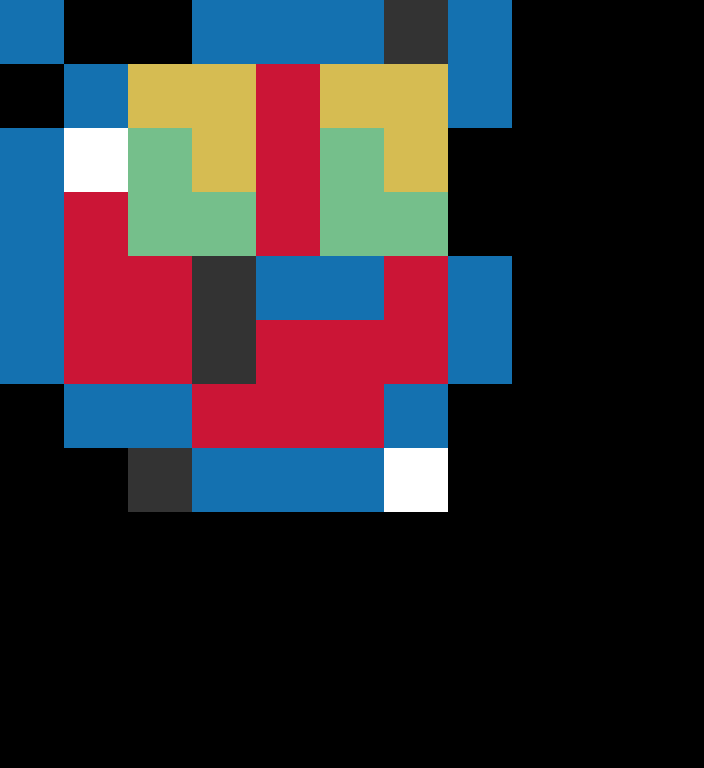

A 2D game scene composited from a Tiled map and its tileset images. What follows is a short description and the map's XML, with every tile layer's data as written:
An orthogonal 11x12 tile map with 64x64 px tiles, 4 tile layers (Level 0, Heart, Bear, Stress Level).

<map version="1.5" tiledversion="1.7.2" orientation="orthogonal" renderorder="right-down" width="11" height="12" tilewidth="64" tileheight="64" infinite="0" nextlayerid="34" nextobjectid="1">
 <editorsettings>
  <export target="../../../www/data/how-to-play/how-to-play-medium.json" format="json" />
 </editorsettings>
 <properties>
    <property name="coverID" type="int" value="0" />
  <property name="sectionName" value="Generation 2" />
 </properties>
 <tileset firstgid="1" source="../tilesets/spadersTileset.tsx" />
 <layer id="30" name="Level 0" width="11" height="12">
  <properties>
   <property name="i" type="int" value="7" />
   <property name="j" type="int" value="10" />
   <property name="startI" type="int" value="0" />
   <property name="startJ" type="int" value="0" />
   <property name="tier" type="int" value="0" />
  </properties>
  <data encoding="csv">
0,0,0,10,10,9,10,0,0,0,0,
0,0,10,9,9,10,0,0,0,0,0,
0,0,10,9,10,0,0,0,0,0,0,
0,10,9,9,9,10,0,0,0,0,0,
0,10,3,3,3,10,0,0,0,0,0,
0,0,10,3,10,0,0,0,0,0,0,
0,0,10,3,10,0,0,0,0,0,0,
0,0,10,10,10,0,0,0,0,0,0,
0,0,0,0,0,0,0,0,0,0,0,
0,0,0,0,0,0,0,0,0,0,0,
0,0,0,0,0,0,0,0,0,0,0,
0,0,0,0,0,0,0,0,0,0,0
</data>
 </layer>
 <layer id="31" name="Heart" width="11" height="12">
  <properties>
   <property name="i" type="int" value="7" />
   <property name="j" type="int" value="10" />
   <property name="startI" type="int" value="0" />
   <property name="startJ" type="int" value="0" />
   <property name="tier" type="int" value="0" />
  </properties>
  <data encoding="csv">
0,0,0,0,0,0,0,0,0,0,0,
0,10,10,0,10,10,0,0,0,0,0,
10,2,2,10,2,2,10,0,0,0,0,
10,2,2,2,9,2,10,0,0,0,0,
10,2,2,2,2,2,10,0,0,0,0,
0,10,2,2,2,10,0,0,0,0,0,
0,0,10,2,10,0,0,0,0,0,0,
0,0,0,10,0,0,0,0,0,0,0,
0,0,0,0,0,0,0,0,0,0,0,
0,0,0,0,0,0,0,0,0,0,0,
0,0,0,0,0,0,0,0,0,0,0,
0,0,0,0,0,0,0,0,0,0,0
</data>
 </layer>
 <layer id="32" name="Bear" width="11" height="12">
  <properties>
   <property name="i" type="int" value="8" />
   <property name="j" type="int" value="10" />
   <property name="startI" type="int" value="0" />
   <property name="startJ" type="int" value="0" />
   <property name="tier" type="int" value="0" />
  </properties>
  <data encoding="csv">
5,0,0,5,5,5,0,5,0,0,0,
0,5,3,3,2,3,3,5,0,0,0,
5,5,4,3,2,4,3,0,0,0,0,
5,2,4,4,2,4,4,0,0,0,0,
5,2,2,2,5,5,2,5,0,0,0,
5,2,2,2,2,2,2,5,0,0,0,
0,5,5,2,2,2,5,0,0,0,0,
0,0,0,5,5,5,0,0,0,0,0,
0,0,0,0,0,0,0,0,0,0,0,
0,0,0,0,0,0,0,0,0,0,0,
0,0,0,0,0,0,0,0,0,0,0,
0,0,0,0,0,0,0,0,0,0,0
</data>
 </layer>
 <layer id="33" name="Stress Level" width="11" height="12">
  <properties>
   <property name="i" type="int" value="8" />
   <property name="j" type="int" value="10" />
   <property name="startI" type="int" value="0" />
   <property name="startJ" type="int" value="0" />
   <property name="tier" type="int" value="0" />
  </properties>
  <data encoding="csv">
0,0,0,0,0,0,0,0,0,0,0,
0,0,0,0,0,0,0,0,0,0,0,
0,9,0,0,0,0,0,0,0,0,0,
0,0,0,0,0,0,0,0,0,0,0,
0,0,0,10,0,0,0,0,0,0,0,
0,0,0,10,0,0,0,0,0,0,0,
0,0,0,0,0,0,0,0,0,0,0,
0,0,0,0,0,0,9,0,0,0,0,
0,0,0,0,0,0,0,0,0,0,0,
0,0,0,0,0,0,0,0,0,0,0,
0,0,0,0,0,0,0,0,0,0,0,
0,0,0,0,0,0,0,0,0,0,0
</data>
 </layer>
</map>
